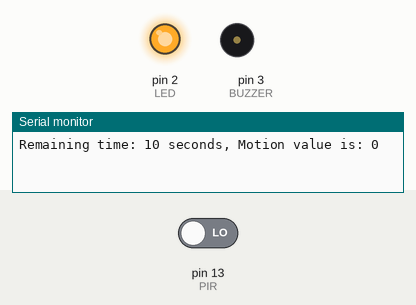
The sketch below on a simulated Arduino Uno, built with avr-gcc and run on an emulated ATmega328P. Parts: output pins drawn as LEDs (lit = HIGH), buzzer (waves = sounding, pin HIGH), the last lines printed to the serial monitor. The inputs (shaded band) are chosen by the test bench; at power-on: pin 13 (PIR) LOW.

Above: at 0.1 s.
At 10.2 s:
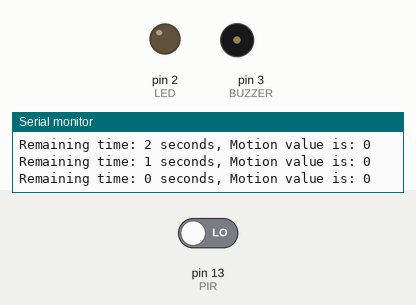
Timing chart, 0 to 11.7 s (numbered marks = the images above):
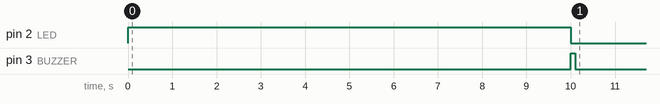

Measured:
- by itself, pin 2 (LED): LOW → HIGH at 0.00 s, → LOW 10.0 s later
- by itself, pin 3 (BUZZER): LOW → HIGH at 10.0 s, → LOW 0.10 s later

The sketch:

PIR.ino
```cpp
#define PIR 13
#define LED 2
#define BUZZER 3

const unsigned long countdownDuration = 10; // 10 seconds
unsigned long startTime;
bool countdownFinished = false;

void setup() {
  // put your setup code here, to run once:

  // PIR sensor
  pinMode(PIR, INPUT);
  // Light
  pinMode(LED, OUTPUT);
  // Active buzzer
  pinMode(BUZZER, OUTPUT);

  // Terminal
  Serial.begin(9600);
  startTime = millis();
}

void loop() {
  int pirValue = digitalRead(PIR);
  unsigned long currentTime = millis();
  unsigned long elapsedTime = currentTime - startTime;
  long remainingTime = (countdownDuration * 1000) - elapsedTime;

  if (pirValue) {startTime = millis();}
  if (remainingTime <= 0) {
    digitalWrite(LED, LOW);
    if (!countdownFinished) {
      digitalWrite(BUZZER, HIGH); delay(100); digitalWrite(BUZZER, LOW);
      countdownFinished = true;
      }

  } else {
    countdownFinished = false;
    digitalWrite(LED, HIGH);
    Serial.print("Remaining time: ");
    Serial.print(remainingTime / 1000);
    Serial.print(" seconds, Motion value is: ");
    Serial.println(pirValue);
  }

  delay(1000);
}
```
